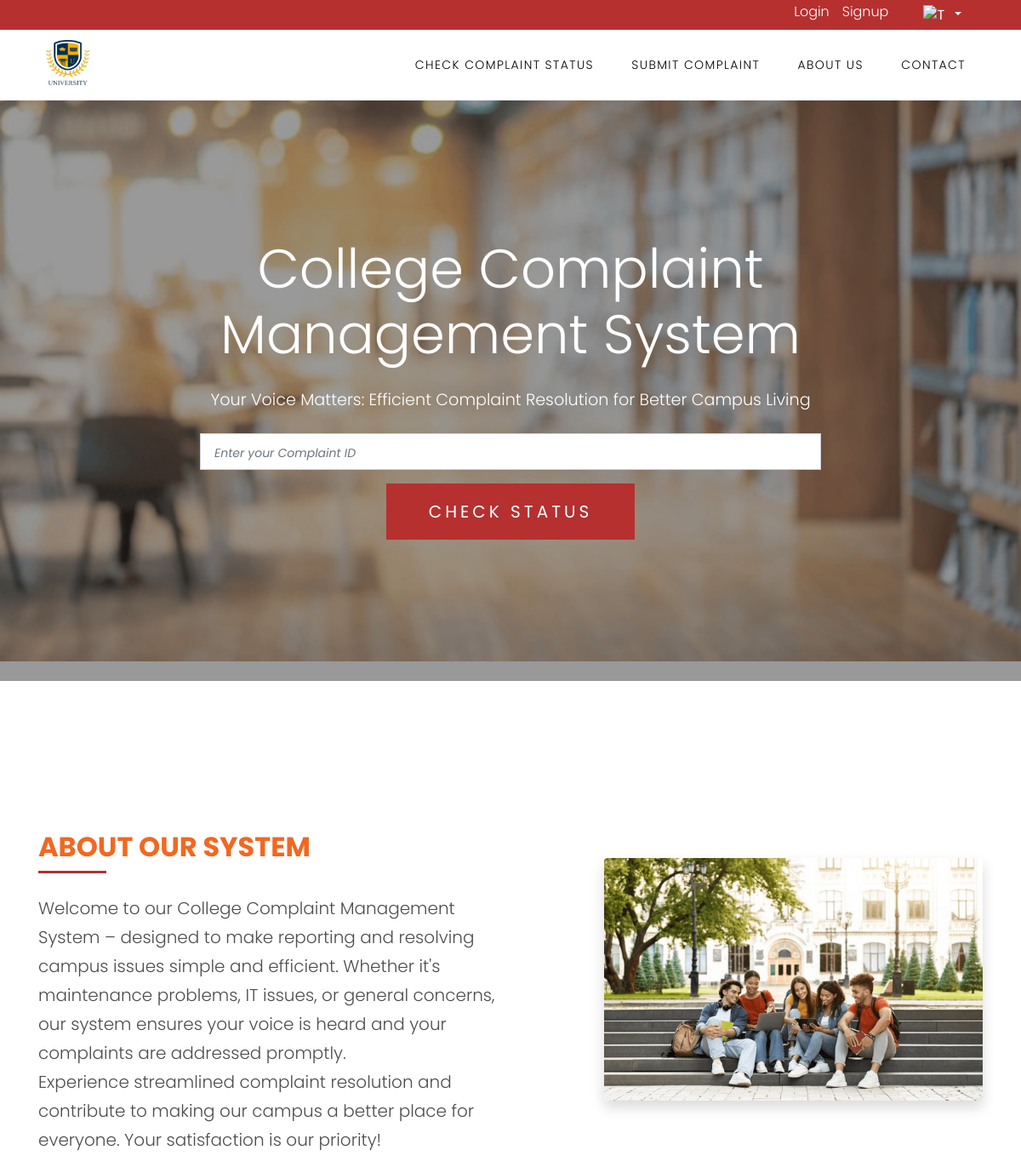
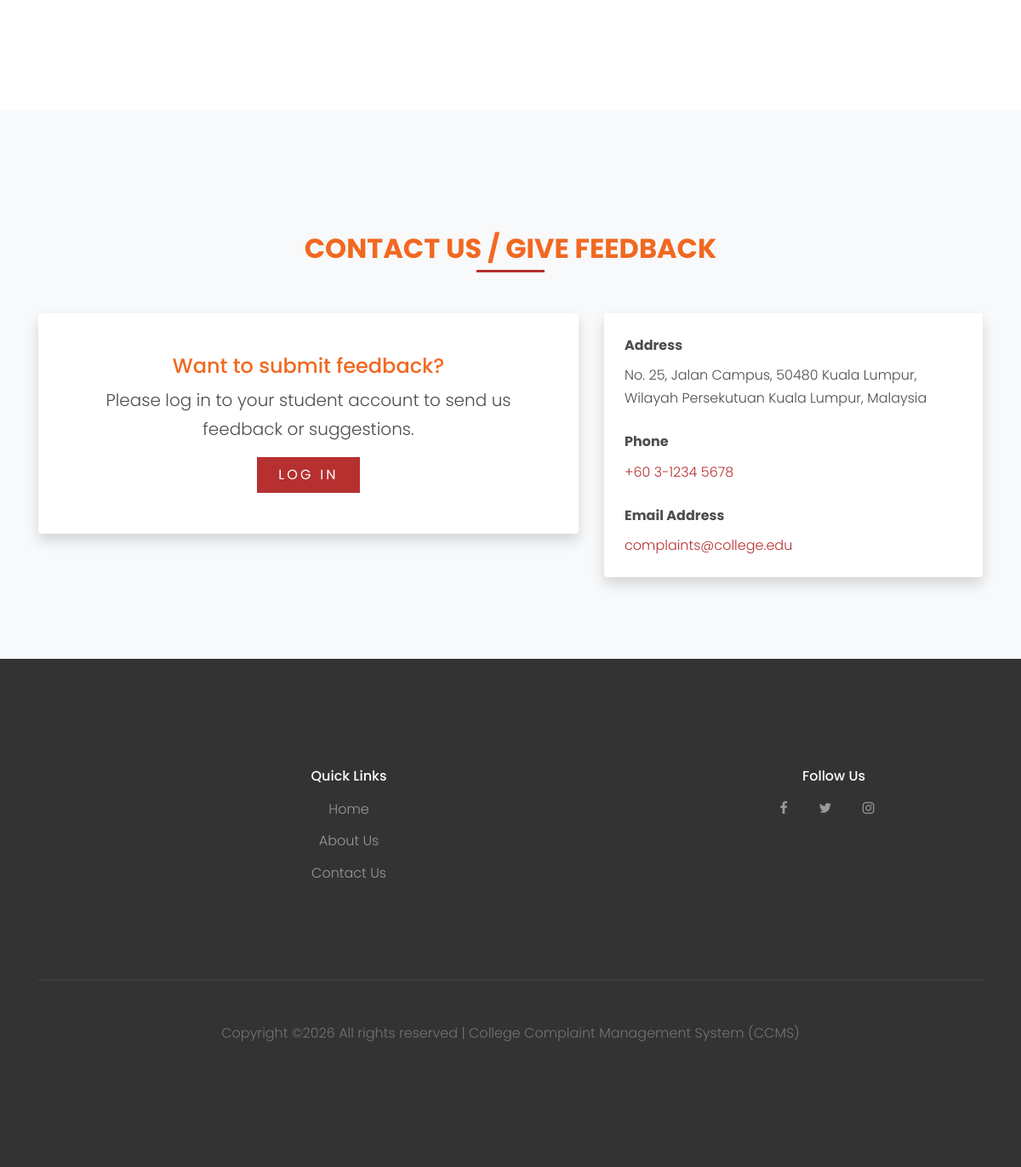
The page / on the database its author committed (2 pictures, top to bottom).
### tables this page shows
CREATE TABLE `settings` (
  `header_image` varchar(255) NOT NULL,
  `header_title` varchar(255) NOT NULL,
  `header_desc` varchar(1000) NOT NULL,
  `about_title` varchar(255) NOT NULL,
  `about_desc` varchar(1000) NOT NULL,
  `company_phone` varchar(255) NOT NULL,
  `company_email` varchar(255) NOT NULL,
  `company_address` varchar(255) NOT NULL,
  `sub_image` varchar(255) NOT NULL,
  `about_image` varchar(255) NOT NULL,
  `link_facebook` varchar(255) NOT NULL,
  `link_twitter` varchar(255) NOT NULL,
  `link_instagram` varchar(255) NOT NULL,
  `background_image` varchar(255) NOT NULL
);

### server/inc/get.php (called while the page is built, shortened)
<?php
function getAllSettings()
{
    include "connection.php";
    $sql = "SELECT * FROM settings LIMIT 1";
    $result = mysqli_query($con, $sql);
    return $result;
}

### index.php (the view, shortened to what this page needs)
<!DOCTYPE html>
<html lang="en">
<?php
include "pages/header.php";
?>
<head>
</head>
<body data-spy="scroll" data-target=".site-navbar-target" data-offset="200">
    <header class="site-navbar js-site-navbar site-navbar-target" role="banner" id="site-navbar">
        <div class="top-header">
            <div class="container">
                <div class="row">
                    <div class="col-md-12 text-right">
                        <div class="dropdown-container float-right d-inline-block ml-3">
                            <button class="dropdown-toggle btn btn-translate" type="button" id="dropdownMenuButton" data-toggle="dropdown" aria-haspopup="true" aria-expanded="false">
                                <img src="server/uploads/settings/Translate.png" alt="Translate" style="max-width: 25px;">
                            </button>
                        </div>
                        <?php if (!isset($_SESSION["student_id"])) :
                        ?>
                            <a href="admin/register.php" class="quick-link d-inline-block">Signup</a>
                            <a href="admin/login.php" class="quick-link d-inline-block">Login</a>
                        <?php else : ?>
                            <a href="admin/logout.php" class="quick-link d-inline-block">Logout</a>
                        <?php endif; ?>
                    </div>
                </div>
            </div>
        </div>
        <div class="container main-nav-container">
            <div class="row align-items-center">
                <div class="col-6 col-xl-2 site-logo">
                    <a href="index.php" class="text-white h5 mb-0">
                        <img src="server/uploads/settings/logo.png" alt="CCMS Logo" style="max-width: 70px; padding: 8px;">
                    </a>
                </div>
                <div class="col-12 col-xl-10 d-none d-xl-block">
                    <nav class="site-navigation position-relative text-right" role="navigation">
                        <ul class="site-menu js-clone-nav mx-auto d-none d-lg-block">
                            <?php if (isset($_SESSION["student_id"])) :
                            ?>
                                <li><a href="index.php#section-customer" class="nav-link">Home</a></li>
                                <li><a href="complaints.php" class="nav-link">My Complaints</a></li>
                                <li><a href="submit_complaint.php" class="nav-link">Submit Complaint</a></li>
                                <li><a href="profile.php" class="nav-link">Profile</a></li>
                                <li><a href="index.php#section-contact" class="nav-link">Contact</a></li>
                            <?php else : ?>
                                <li><a href="index.php#section-track-and-trace" class="nav-link">Check Complaint Status</a></li>
                                <li><a href="admin/login.php" class="nav-link">Submit Complaint</a></li>
                                <li><a href="index.php#section-about" class="nav-link">About Us</a></li>
                                <li><a href="index.php#section-contact" class="nav-link">Contact</a></li>
                            <?php endif; ?>
                        </ul>
                    </nav>
                </div>
            </div>
        </div>
    </header>
    <?php if (isset($_SESSION["student_id"])) {
    ?>
        <div class="site-blocks-cover overlay" style="background-image: url(<?php echo $subheader_src; ?>);" data-aos="fade" data-stellar-background-ratio="0.5" id="section-customer">
            <div class="container">
                <div class="row align-items-center justify-content-center text-center">
                    <div class="col-md-12" data-aos="fade-up" data-aos-delay="400">
                        <div class="index-margin">
                            <div class="text-center pb-1 border-primary mb-4">
                                <h2 class="text-white text-uppercase font-weight-bold" data-aos="fade-up">Student Dashboard</h2>
                            </div>
                        </div>
                        <div class="content d-flex justify-content-center align-items-center flex-wrap">
                            <div class="btnMenu">
                                <a href="complaints.php" class="nav-link">
                                    <div class="icon">
                                        <img src="Menu/Complaint.png" alt="My Complaints Icon">
                                    </div>
                                    <h4 class="text-dark mt-3"><b>My Complaints</b></h4>
                                </a>
                            </div>
                            <div class="btnMenu">
                                <a href="submit_complaint.php" class="nav-link">
                                    <div class="icon">
                                        <img src="Menu/Submit.png" alt="Submit Complaint Icon">
                                    </div>
                                    <h4 class="text-dark mt-3" style="width:max-content;"><b>Submit Complaint</b></h4>
                                </a>
                            </div>
                            <div class="btnMenu">
                                <a href="profile.php" class="nav-link">
                                    <div class="icon">
                                        <img src="Menu/Profile.png" alt="Profile Icon">
                                    </div>
                                    <h4 class="text-dark mt-3"><b>Profile</b></h4>
                                </a>
                            </div>
                        </div>
                    </div>
                </div>
            </div>
        </div>
    <?php } else { ?>
        <div class="site-blocks-cover overlay" style="background-image: url(<?php echo $header_src; ?>);" data-aos="fade" data-stellar-background-ratio="0.5" id="section-track-and-trace">
            <div class="container">
                <div class="row align-items-center justify-content-center text-center">
                    <div class="col-md-8" data-aos="fade-up" data-aos-delay="400">
                        <h1 class="text-white font-weight-light mb-4" style="margin-top: 7rem" data-aos="fade-up"><?php echo htmlspecialchars($res['header_title'] ?? 'Complaint Management System'); ?></h1>
                        <p class="mb-4 text-white" data-aos="fade-up" data-aos-delay="100"><?php echo htmlspecialchars($res["header_desc"] ?? 'Check the status of your complaint below.'); ?></p>
                        <form method="post" action="index.php#section-track-and-trace">
                            <div class="form-group">
                                <input type="text" id="complaint_id" name="complaint_id" class="form-control form-control-lg mb-3" placeholder="Enter your Complaint ID">
                            </div>
                            <button type="submit" class="btn btn-primary btn-lg py-3 px-5 text-white">Check Status</button>
                        </form>
                    </div>
                </div>
            </div>
        </div>
    <?php } ?>
    <div class="site-section" id="section-about">
        <div class="container">
            <div class="row mb-5 align-items-center" style="margin-top: 6rem">
                <div class="col-md-5 ml-auto mb-5 order-md-2" data-aos="fade-left" data-aos-delay="100">
                    <img src="<?php echo $about_src; ?>" alt="About CCMS" class="img-fluid rounded shadow">
                </div>
                <div class="col-md-6 order-md-1" data-aos="fade-right">
                    <div class="text-left pb-1 border-primary mb-4">
                        <h2 class="text-primary"><?php echo htmlspecialchars($res["about_title"] ?? 'About Our System'); ?></h2>
                    </div>
                    <p class="lead"><?php echo nl2br(htmlspecialchars($res["about_desc"] ?? 'Description about the complaint system.')); ?></p>
                </div>
            </div>
        </div>
    </div>
    <div class="site-section bg-light" id="section-contact">
        <div class="container">
            <div class="row justify-content-center mb-5" style="margin-top: 4rem">
                <div class="col-md-7 text-center border-primary">
                    <h2 class="font-weight-light text-primary">Contact Us / Give Feedback</h2>
                </div>
            </div>
            <div class="row">
                <?php if (isset($_SESSION["student_id"])) : ?>
                    <div class="col-md-7 mb-5">
                        <form class="p-5 bg-white rounded shadow" method="post" onsubmit="return false;">
                            <div class="row form-group mb-3">
                                <div class="col-md-12">
                                    <label class="text-black" for="subject">Subject</label>
                                    <input type="text" name="subject" id="subject" class="form-control" required>
                                </div>
                            </div>
                            <div class="row form-group mb-3">
                                <div class="col-md-12">
                                    <label class="text-black" for="message">Message / Feedback</label>
                                    <textarea name="message" id="message" cols="30" rows="5" class="form-control" required></textarea>
                                </div>
                            </div>
                            <input type="hidden" name="student_id" id="student_id_feedback" value="<?php echo htmlspecialchars($_SESSION["student_id"]); ?>">
                            <div class="row form-group">
                                <div class="col-md-12">
                                    <input type="button" onclick="addFeedback(this.form)" value="Send Feedback" class="btn btn-primary py-2 px-4 text-white">
                                </div>
                            </div>
                        </form>
                    </div>
                <?php else : ?>
                    <div class="col-md-7 mb-5">
                        <div class="p-5 bg-white rounded shadow text-center">
                            <h4 class="text-primary">Want to submit feedback?</h4>
                            <p class="lead">Please log in to your student account to send us feedback or suggestions.</p>
                            <a href="admin/login.php" class="btn btn-primary py-2 px-4 text-white">Log In</a>
                        </div>
                    </div>
                <?php endif; ?>
                <div class="col-md-5">
                    <div class="p-4 mb-3 bg-white rounded shadow">
                        <p class="mb-2 font-weight-bold">Address</p>
                        <p class="mb-4"><?php echo htmlspecialchars($res["company_address"] ?? 'College Address'); ?></p>
                        <p class="mb-2 font-weight-bold">Phone</p>
                        <p class="mb-4"><a href="tel:<?php echo htmlspecialchars($res["company_phone"] ?? ''); ?>"><?php echo htmlspecialchars($res["company_phone"] ?? 'College Phone'); ?></a></p>
                        <p class="mb-2 font-weight-bold">Email Address</p>
                        <p class="mb-0"><a href="mailto:<?php echo htmlspecialchars($res["company_email"] ?? ''); ?>"><?php echo htmlspecialchars($res["company_email"] ?? 'College Email'); ?></a></p>
                    </div>
                </div>
            </div>
        </div>
    </div>
    <?php include "pages/footer.php"; ?>
</body>
</html>

### css/style.css (style rules this page uses)
body { line-height: 1.7; color: #4d4d4d; font-weight: 300; font-size: 1rem; }
a { -webkit-transition: .3s all ease; -o-transition: .3s all ease; transition: .3s all ease; }
h1, h2, h3, h4, h5, .h1, .h2, .h3, .h4, .h5 { font-family: "Poppins", -apple-system, BlinkMacSystemFont, "Segoe UI", Roboto, "Helvetica Neue", Arial, sans-serif, "Apple Color Emoji", "Segoe UI Emoji", "Segoe UI Symbol", "Noto Color Emoji"; }
input::placeholder { color: #d8d5d5; font-size: 14px; font-style: italic; }
input[type="text"] { padding-right: 40px; margin-bottom: 10px; }
.btn { text-transform: uppercase; letter-spacing: .2em; border-radius: 0; background-color: rgb(182, 48, 48); }
.form-control { height: 43px; border-radius: 0; }
.site-section { padding: 2.5em 0; }
@media (min-width: 768px) { .site-section { padding: 5em 0; } }
.top-header { background-color: rgb(182, 48, 48); padding: 0px 0; display: flex; justify-content: space-between; }
.top-header .quick-link { color: white; float: right; margin-right: 15px; text-decoration: none; }
.top-header .dropdown-toggle { background-color: rgb(182, 48, 48); color: white; border: none; padding: 5px 10px; cursor: pointer; }
.dropdown-container { display: inline-flex; margin-right: 15px; }
.dropdown-container .dropdown-toggle { background-color: rgb(182, 48, 48); color: white; border: none; padding: 5px 10px; cursor: pointer; }
.site-navbar { background-color: white; margin-bottom: 0px; z-index: 1999; position: absolute; width: 100%; }
.site-navbar .site-logo { position: relative; top: -4px; }
.site-navbar .site-logo a { color: #b92f2f; }
.site-navbar .site-navigation .site-menu { margin-bottom: 0; }
.site-navbar .site-navigation .site-menu a { text-decoration: none !important; display: inline-block; text-transform: uppercase; letter-spacing: .1em; font-size: 14px; }
.site-navbar .site-navigation .site-menu > li { display: inline-block; padding: 20px 20px; }
.site-navbar .site-navigation .site-menu > li > a { padding: 10px 0px; color: black; text-decoration: none !important; }
.site-mobile-menu .site-nav-wrap { padding: 0; margin: 0; list-style: none; position: relative; }
.site-mobile-menu .site-nav-wrap a { padding: 10px 20px; display: block; position: relative; color: #212529; }
.site-mobile-menu .site-nav-wrap li { position: relative; display: block; }
.site-mobile-menu .site-nav-wrap > li { display: block; position: relative; float: left; width: 100%; }
.site-mobile-menu .site-nav-wrap > li > a { padding-left: 20px; font-size: 20px; }
.site-blocks-cover { background-size: cover; background-repeat: no-repeat; background-position: top; background-position: center center; }
.site-blocks-cover.overlay { position: relative; }
.site-blocks-cover.overlay:before { position: absolute; content: ""; left: 0; bottom: 0; right: 0; top: 0; background: rgba(0, 0, 0, 0.4); }
.site-blocks-cover, .site-blocks-cover .row { min-height: 600px; height: calc(100vh); }
.site-blocks-cover h1 { font-size: 4rem; font-weight: 900; color: #fff; }
.site-blocks-cover p { color: rgba(255, 255, 255, 0.5); font-size: 1.2rem; line-height: 1.5; }
.site-blocks-cover .btn { border: 2px solid transparent; }
.bg-light { background: #ccc; }
.border-primary { position: relative; }
.border-primary h2 { text-transform: uppercase; font-weight: 700 !important; }
.border-primary:after { position: absolute; content: ""; bottom: 0; width: 80px; height: 3px; background: rgb(182, 48, 48); }
.border-primary.text-center:after { left: 50%; -webkit-transform: translateX(-50%); -ms-transform: translateX(-50%); transform: translateX(-50%); }
.border-primary.text-left:after { -webkit-transform: translateX(0%); -ms-transform: translateX(0%); transform: translateX(0%); }

### rows shown on the page
settings: header_image (picture), header_title "College Complaint Management System", header_desc "Your Voice Matters: Efficient Complaint Resolution for Better Campus Living", about_image (picture), about_title "ABOUT OUR SYSTEM", about_desc "Welcome to our College Complaint Management System – designed to make reporting and resolving campus issues simple and efficient. Whether it's maintenance problems, IT issues, or general concerns, our system ensures your voice is heard and your complaints are addressed promptly. Experience streamlined complaint resolution and contribute to making our campus a better place for everyone. Your satisfaction is our priority!", company_address "No. 25, Jalan Campus, 50480 Kuala Lumpur, Wilayah Persekutuan Kuala Lumpur, Malaysia", company_phone "+60 3-1234 5678", company_email "complaints@college.edu"
